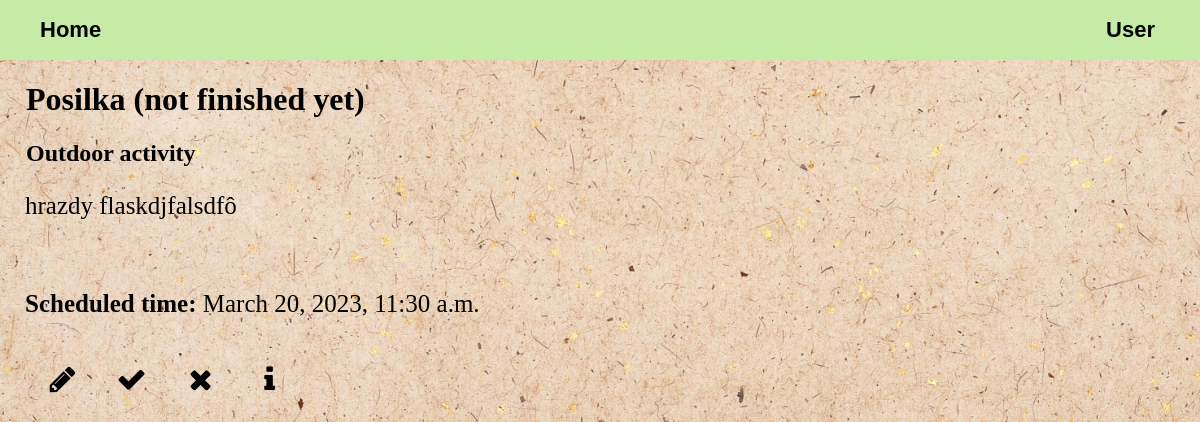
/note_detail/5/, run on an earlier commit of the app's database.
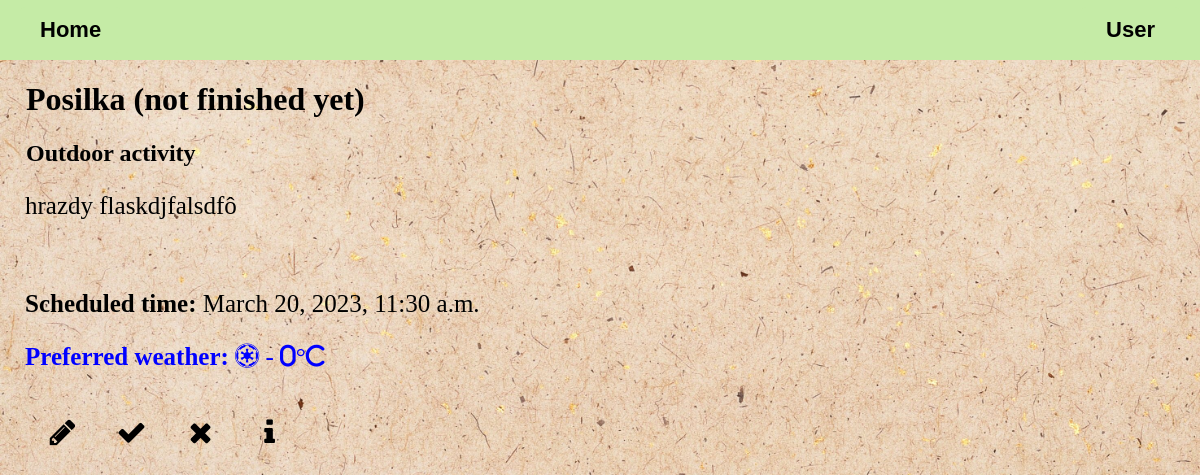
And on a later commit of the database.
### viewer/views.py (the view)
# urls.py: path('note_detail/<int:note_id>/', note_detail, name='note_detail'),
def note_detail(request, note_id):
    note = get_object_or_404(Note, pk=note_id)
    context = {
        'note': note
    }
    context.update(base_context(request))
    return render(request, 'note_detail.html', context)

### viewer/views.py (called while the page is built)
def base_context(request):
    all_categories = Category.objects.all()
    if request.user.is_authenticated:
        user = request.user.customuser
        city = user.city
        weather_data = get_current_weather(city)
        if weather_data is not None:
            temperature = weather_data
            return {
                'user': user,
                'temperature': temperature,
                'all_categories': all_categories,
            }
    else:
        return {'all_categories': all_categories}

### viewer/templates/note_detail.html (shortened to what this page needs)
{% extends 'base.html' %}
{% block content %}
{% load static %}
<link rel="stylesheet" href="{% static 'styling.css' %}">
<link rel="stylesheet" href="http://cdnjs.cloudflare.com/ajax/libs/font-awesome/4.4.0/css/font-awesome.min.css">
  {% if note.finished == True %}  <h1>{{ note.name }} (done)</h1> {% else %}  <h1>{{ note.name }} (not finished yet)</h1> {% endif %}
    <div class="note-detail">
      <h2> {{ note.category.name }}</h2>
      <p style="font-size: 25px; margin: 25px; margin-bottom: 70px;"> {{ note.description }}</p>
      {% if note.scheduled_time %}
      <p style="font-size: 25px; margin: 25px;"><b style="font-weight: bold;">Scheduled time:</b> {{ note.scheduled_time }}</p>
      {% endif %}
      {% if note.preferred_weather == 'Cold (below 0°C)' %}<p style="font-size: 25px; margin: 25px; color: blue;"><b style="font-weight: bold;">Preferred weather:  </b><i class="fa fa-empire"> - 0°C</i></p>{% endif %}
    </div>
    <div class="note-actions" style="margin: 30px;">
      <a href="http://127.0.0.1:8000/notes/{{ note.id }}/edit/"><button class="edit-note"><i class="fa fa-pencil"></i></button></a>
          {% if note.finished == False %}
          <form style="display: inline-block;" method="post" action="{% url 'finish_note' note.id %}" onsubmit="return confirm('Is it really finished?')">
            <button class="finish-note"><i class='fa fa-check'></i></button>
          </form>
          {% endif %}
          <form style="display: inline-block;" method="post" action="{% url 'delete_note' note.id %}" onsubmit="return confirm('Are you sure you want to delete this note?')">
            <button class="delete-note"><i class="fa fa-times"></i></button>
          </form>
      <a href="http://127.0.0.1:8000/note_detail/{{ note.id }}"><button class="note-details"><i class='fa fa-info'></i></button></a>
    </div>
{% endblock %}

What changed in the data, as far as the page shows it:
changed Note "Posilka": preferred_weather empty → "Cold (below 0°C)" (drawn)
Also different on the page:
text now shown: "Preferred weather: - 0°C"
